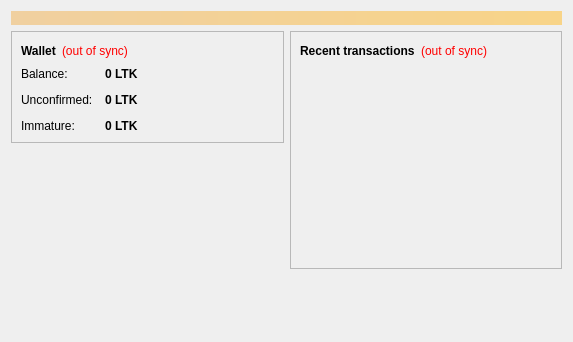
<?xml version="1.0" encoding="UTF-8"?>
<ui version="4.0">
 <class>OverviewPage</class>
 <widget class="QWidget" name="OverviewPage">
  <property name="geometry">
   <rect>
    <x>0</x>
    <y>0</y>
    <width>573</width>
    <height>342</height>
   </rect>
  </property>
  <property name="windowTitle">
   <string>Form</string>
  </property>
  <layout class="QVBoxLayout" name="topLayout">
   <item>
    <widget class="QLabel" name="labelAlerts">
     <property name="visible">
      <bool>false</bool>
     </property>
     <property name="styleSheet">
      <string notr="true">background-color: qlineargradient(x1: 0, y1: 0, x2: 1, y2: 0, stop:0 #F0D0A0, stop:1 #F8D488); color:#000000;</string>
     </property>
     <property name="wordWrap">
      <bool>true</bool>
     </property>
     <property name="margin">
      <number>3</number>
     </property>
    </widget>
   </item>
   <item>
    <layout class="QHBoxLayout" name="horizontalLayout" stretch="1,1">
     <item>
      <layout class="QVBoxLayout" name="verticalLayout_2">
       <item>
        <widget class="QFrame" name="frame">
         <property name="frameShape">
          <enum>QFrame::StyledPanel</enum>
         </property>
         <property name="frameShadow">
          <enum>QFrame::Raised</enum>
         </property>
         <layout class="QVBoxLayout" name="verticalLayout_4">
          <item>
           <layout class="QHBoxLayout" name="horizontalLayout_4">
            <item>
             <widget class="QLabel" name="label_5">
              <property name="font">
               <font>
                <weight>75</weight>
                <bold>true</bold>
               </font>
              </property>
              <property name="text">
               <string>Wallet</string>
              </property>
             </widget>
            </item>
            <item>
             <widget class="QLabel" name="labelWalletStatus">
              <property name="toolTip">
               <string>The displayed information may be out of date. Your wallet automatically synchronizes with the Litkoin network after a connection is established, but this process has not completed yet.</string>
              </property>
              <property name="styleSheet">
               <string notr="true">QLabel { color: red; }</string>
              </property>
              <property name="text">
               <string notr="true">(out of sync)</string>
              </property>
              <property name="alignment">
               <set>Qt::AlignLeading|Qt::AlignLeft|Qt::AlignVCenter</set>
              </property>
             </widget>
            </item>
            <item>
             <spacer name="horizontalSpacer_2">
              <property name="orientation">
               <enum>Qt::Horizontal</enum>
              </property>
              <property name="sizeHint" stdset="0">
               <size>
                <width>40</width>
                <height>20</height>
               </size>
              </property>
             </spacer>
            </item>
           </layout>
          </item>
          <item>
           <layout class="QFormLayout" name="formLayout_2">
            <property name="fieldGrowthPolicy">
             <enum>QFormLayout::AllNonFixedFieldsGrow</enum>
            </property>
            <property name="horizontalSpacing">
             <number>12</number>
            </property>
            <property name="verticalSpacing">
             <number>12</number>
            </property>
            <item row="0" column="0">
             <widget class="QLabel" name="label">
              <property name="text">
               <string>Balance:</string>
              </property>
             </widget>
            </item>
            <item row="0" column="1">
             <widget class="QLabel" name="labelBalance">
              <property name="font">
               <font>
                <weight>75</weight>
                <bold>true</bold>
               </font>
              </property>
              <property name="cursor">
               <cursorShape>IBeamCursor</cursorShape>
              </property>
              <property name="toolTip">
               <string>Your current balance</string>
              </property>
              <property name="text">
               <string notr="true">0 LTK</string>
              </property>
              <property name="textInteractionFlags">
               <set>Qt::LinksAccessibleByMouse|Qt::TextSelectableByKeyboard|Qt::TextSelectableByMouse</set>
              </property>
             </widget>
            </item>
            <item row="1" column="0">
             <widget class="QLabel" name="label_3">
              <property name="text">
               <string>Unconfirmed:</string>
              </property>
             </widget>
            </item>
            <item row="1" column="1">
             <widget class="QLabel" name="labelUnconfirmed">
              <property name="font">
               <font>
                <weight>75</weight>
                <bold>true</bold>
               </font>
              </property>
              <property name="cursor">
               <cursorShape>IBeamCursor</cursorShape>
              </property>
              <property name="toolTip">
               <string>Total of transactions that have yet to be confirmed, and do not yet count toward the current balance</string>
              </property>
              <property name="text">
               <string notr="true">0 LTK</string>
              </property>
              <property name="textInteractionFlags">
               <set>Qt::LinksAccessibleByMouse|Qt::TextSelectableByKeyboard|Qt::TextSelectableByMouse</set>
              </property>
             </widget>
            </item>
            <item row="2" column="0">
             <widget class="QLabel" name="labelImmatureText">
              <property name="text">
               <string>Immature:</string>
              </property>
             </widget>
            </item>
            <item row="2" column="1">
             <widget class="QLabel" name="labelImmature">
              <property name="font">
               <font>
                <weight>75</weight>
                <bold>true</bold>
               </font>
              </property>
              <property name="toolTip">
               <string>Mined balance that has not yet matured</string>
              </property>
              <property name="text">
               <string notr="true">0 LTK</string>
              </property>
              <property name="textInteractionFlags">
               <set>Qt::LinksAccessibleByMouse|Qt::TextSelectableByKeyboard|Qt::TextSelectableByMouse</set>
              </property>
             </widget>
            </item>
           </layout>
          </item>
         </layout>
        </widget>
       </item>
       <item>
        <spacer name="verticalSpacer">
         <property name="orientation">
          <enum>Qt::Vertical</enum>
         </property>
         <property name="sizeHint" stdset="0">
          <size>
           <width>20</width>
           <height>40</height>
          </size>
         </property>
        </spacer>
       </item>
      </layout>
     </item>
     <item>
      <layout class="QVBoxLayout" name="verticalLayout_3">
       <item>
        <widget class="QFrame" name="frame_2">
         <property name="frameShape">
          <enum>QFrame::StyledPanel</enum>
         </property>
         <property name="frameShadow">
          <enum>QFrame::Raised</enum>
         </property>
         <layout class="QVBoxLayout" name="verticalLayout">
          <item>
           <layout class="QHBoxLayout" name="horizontalLayout_2">
            <item>
             <widget class="QLabel" name="label_4">
              <property name="text">
               <string>&lt;b&gt;Recent transactions&lt;/b&gt;</string>
              </property>
             </widget>
            </item>
            <item>
             <widget class="QLabel" name="labelTransactionsStatus">
              <property name="toolTip">
               <string>The displayed information may be out of date. Your wallet automatically synchronizes with the Litkoin network after a connection is established, but this process has not completed yet.</string>
              </property>
              <property name="styleSheet">
               <string notr="true">QLabel { color: red; }</string>
              </property>
              <property name="text">
               <string notr="true">(out of sync)</string>
              </property>
              <property name="alignment">
               <set>Qt::AlignRight|Qt::AlignTrailing|Qt::AlignVCenter</set>
              </property>
             </widget>
            </item>
            <item>
             <spacer name="horizontalSpacer">
              <property name="orientation">
               <enum>Qt::Horizontal</enum>
              </property>
              <property name="sizeHint" stdset="0">
               <size>
                <width>40</width>
                <height>20</height>
               </size>
              </property>
             </spacer>
            </item>
           </layout>
          </item>
          <item>
           <widget class="QListView" name="listTransactions">
            <property name="styleSheet">
             <string notr="true">QListView { background: transparent; }</string>
            </property>
            <property name="frameShape">
             <enum>QFrame::NoFrame</enum>
            </property>
            <property name="verticalScrollBarPolicy">
             <enum>Qt::ScrollBarAlwaysOff</enum>
            </property>
            <property name="horizontalScrollBarPolicy">
             <enum>Qt::ScrollBarAlwaysOff</enum>
            </property>
            <property name="selectionMode">
             <enum>QAbstractItemView::NoSelection</enum>
            </property>
           </widget>
          </item>
         </layout>
        </widget>
       </item>
       <item>
        <spacer name="verticalSpacer_2">
         <property name="orientation">
          <enum>Qt::Vertical</enum>
         </property>
         <property name="sizeHint" stdset="0">
          <size>
           <width>20</width>
           <height>40</height>
          </size>
         </property>
        </spacer>
       </item>
      </layout>
     </item>
    </layout>
   </item>
  </layout>
 </widget>
 <resources/>
 <connections/>
</ui>
